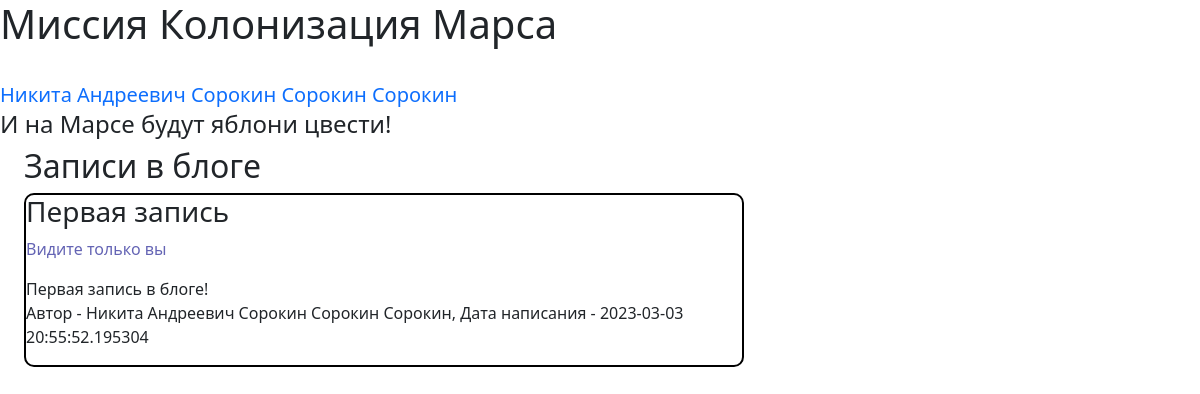
Screenshot of /index (signed in) with the database file from the repository.
### data/users.py (models this page shows, shortened)
class User(SqlAlchemyBase, UserMixin):
    __tablename__ = "users"
    id = sqlalchemy.Column(sqlalchemy.Integer, primary_key=True, autoincrement=True)
    surname = sqlalchemy.Column(sqlalchemy.String, nullable=True)
    name = sqlalchemy.Column(sqlalchemy.String, nullable=True)
    age = sqlalchemy.Column(sqlalchemy.Integer, nullable=True)
    position = sqlalchemy.Column(sqlalchemy.String, nullable=True)
    speciality = sqlalchemy.Column(sqlalchemy.String, nullable=True)
    address = sqlalchemy.Column(sqlalchemy.String, nullable=True)
    email = sqlalchemy.Column(sqlalchemy.String, nullable=True, unique=True, index=True)
    password_hash = sqlalchemy.Column(sqlalchemy.String, nullable=True)
    modified_date = sqlalchemy.Column(sqlalchemy.DateTime, default=datetime.datetime.now)

### data/news.py (models this page shows)
class News(SqlAlchemyBase):
    __tablename__ = 'news'
    id = sqlalchemy.Column(sqlalchemy.Integer, primary_key=True, autoincrement=True)
    title = sqlalchemy.Column(sqlalchemy.String, nullable=True)
    content = sqlalchemy.Column(sqlalchemy.String, nullable=True)
    created_date = sqlalchemy.Column(sqlalchemy.DateTime, default=datetime.datetime.now)
    is_private = sqlalchemy.Column(sqlalchemy.Boolean, default=True)
    user_id = sqlalchemy.Column(sqlalchemy.Integer, sqlalchemy.ForeignKey("users.id"))
    user = orm.relationship('User')

### main.py (the view)
@app.route("/")
@app.route("/index")
def index():
    db_sess = db_session.create_session()
    if current_user.is_authenticated:
        news = db_sess.query(News).filter(
            (News.user == current_user) | (News.is_private != True))
    else:
        news = db_sess.query(News).filter(News.is_private != True)
    return render_template('handle_authentification.html', news=news)

### data/db_session.py (called while the page is built)
def create_session() -> Session:
    global __factory
    return __factory()

### main.py (called while the page is built)
@login_manager.user_loader
def load_user(user_id):
    db_sess = db_session.create_session()
    return db_sess.query(User).get(user_id)

### templates/handle_authentification.html
{% extends "base.html" %}
{% block content %}
<h2>Записи в блоге</h2>
<div id="news">
{% for el in news %}
    <div class="post">
        <h3 class="news_title">{{ el.title }}</h3>
        {% if el.is_private %}
            <p class="private">   Видите только вы</p>
        {% endif %}
        <p>{{ el.content }}
            <br/>
        Автор - {{ el.user.name }}, Дата написания - {{ el.created_date }}</p>
    </div>
<br/>
{% endfor %}
</div>
{% endblock %}

### templates/base.html (shortened to what this page needs)
<!DOCTYPE html>
<html lang="en">
<head>
    <link rel="stylesheet"
                    href="https://cdn.jsdelivr.net/npm/bootstrap@5.0.0-beta1/dist/css/bootstrap.min.css"
>
    <link rel="stylesheet" type="text/css" href="{{ url_for('static', filename='style/style.css') }}" />
    </head>
    <body>
        <h1>Миссия Колонизация Марса</h1>
        <br>
        <nav><a>
            {% if current_user.is_authenticated %}
                <a class="navbar-brand" href="/logout">{{ current_user.name }}</a>
            {% else %}
                <a>
                    <a class="btn btn-primary " href="/register">Зарегистрироваться</a>
                    <a class="btn btn-success" href="/login">Войти</a>
                </a>
            {% endif %}
        </a></nav>
        <h4>И на Марсе будут яблони цвести!</h4>
         {% block content %}{% endblock content %}
    </body>
</html>

### static/style/style.css (style rules this page uses)
.post { border: 2px solid black; border-radius: 10px; }
#news { max-width: 60%; margin-left: 2%; margin-right: 2%; }
.private { color: rgb(100, 100, 180); display:inline-block; }
h2, .buttons, table { margin-left: 2%; margin-right: 2%; }

### rows the page displays
User: name "Никита Андреевич Сорокин Сорокин Сорокин"
News: title "Первая запись", is_private "Видите только вы", content "Первая запись в блоге!", user.name "Никита Андреевич Сорокин Сорокин Сорокин", created_date "2023-03-03 20:55:52.195304"
